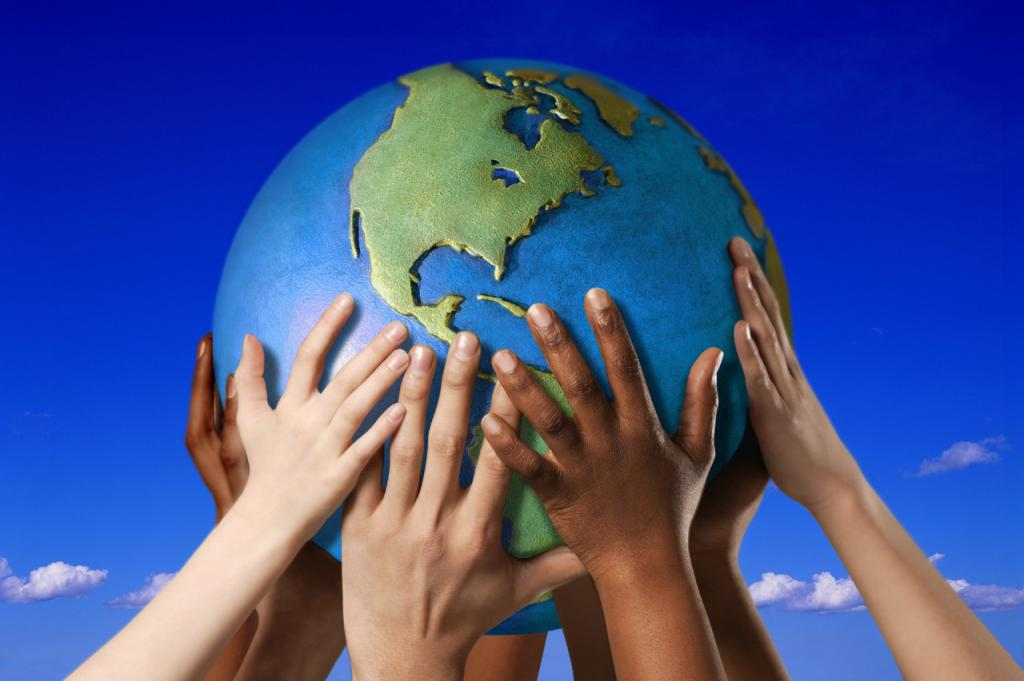
#> input picture earth.jpg, 1024 x 681 px
$ python -i skindetection.py   (imports and definitions only)
#> lines starting #> are read from the running program, lines starting #| are printed output that depends on the picture; after the words box and inside, x2 and y2 are one past the last pixel; in counts of white or black regions, pixels touching at a corner belong together
#> further down, picture is the input picture: shape (681, 1024, 3); mean B, G, R 145.4, 81.5, 66.2
# -*- coding:utf-8 -*-
import cv2
import numpy as np

# [16 lines left out: function ellipse_detect, not called in this run]

def cr_otsu(image):
    """YCrCb颜色空间的Cr分量+Otsu阈值分割"""
    ycrcb = cv2.cvtColor(image, cv2.COLOR_BGR2YCR_CB)
#> ycrcb: shape (681, 1024, 3); mean of channels 0, 1, 2 84.3, 115.1, 162.5
    (y, cr, cb) = cv2.split(ycrcb)
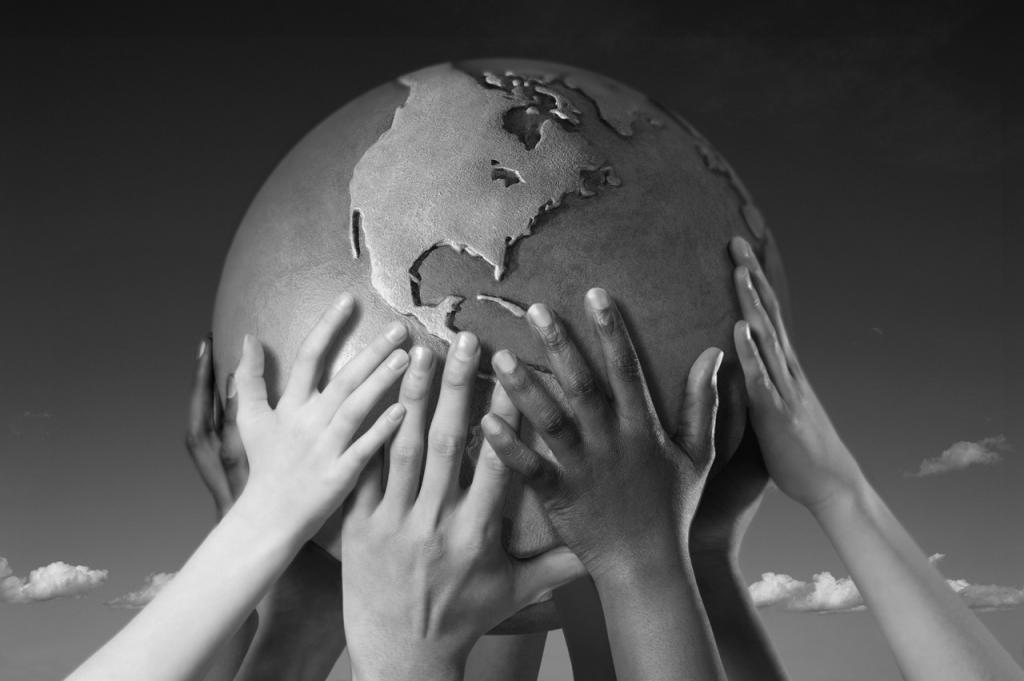
#> y: shape (681, 1024); min 1, max 252, mean 84.3
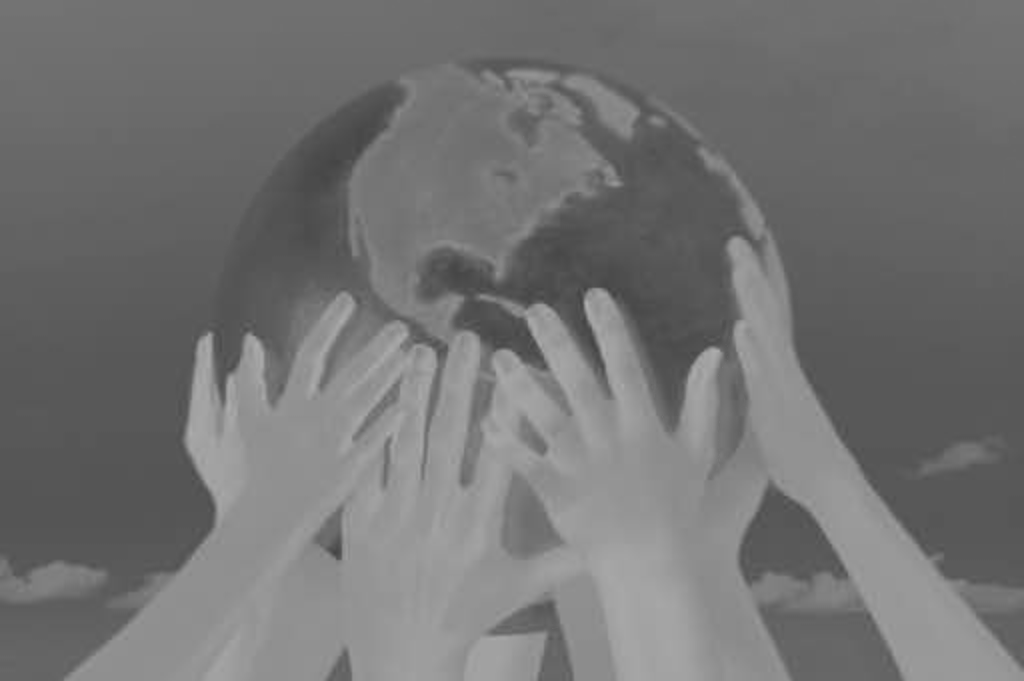
#> cr: shape (681, 1024); min 66, max 175, mean 115.1
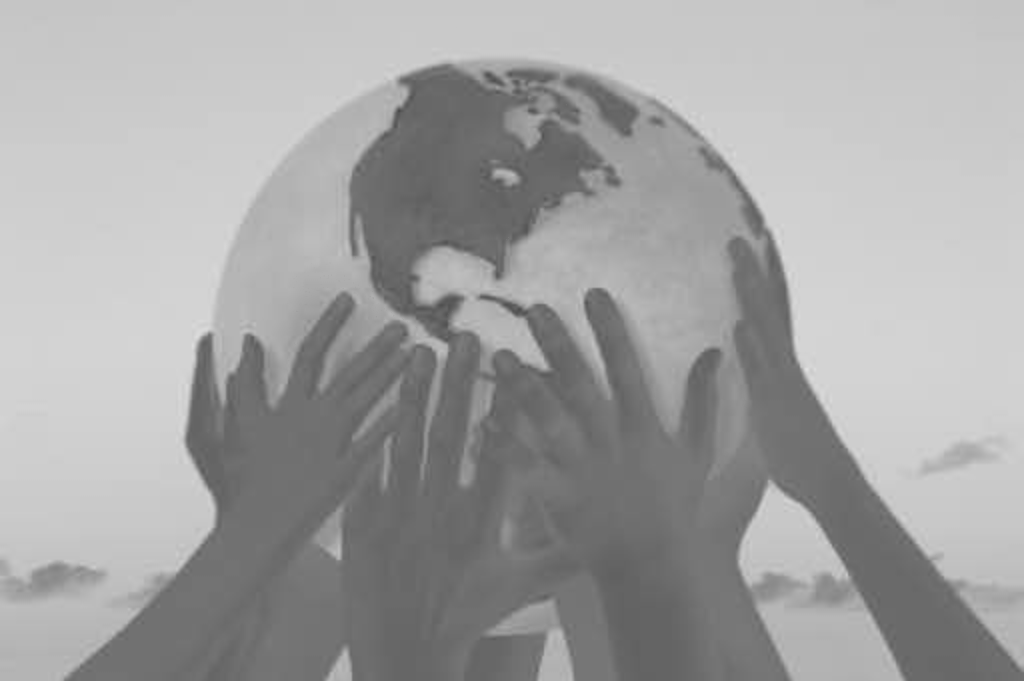
#> cb: shape (681, 1024); min 74, max 226, mean 162.5
    cr1 = cv2.GaussianBlur(cr, (5, 5), 0)
    _, mask = cv2.threshold(cr1, 0, 255, cv2.THRESH_BINARY + cv2.THRESH_OTSU)
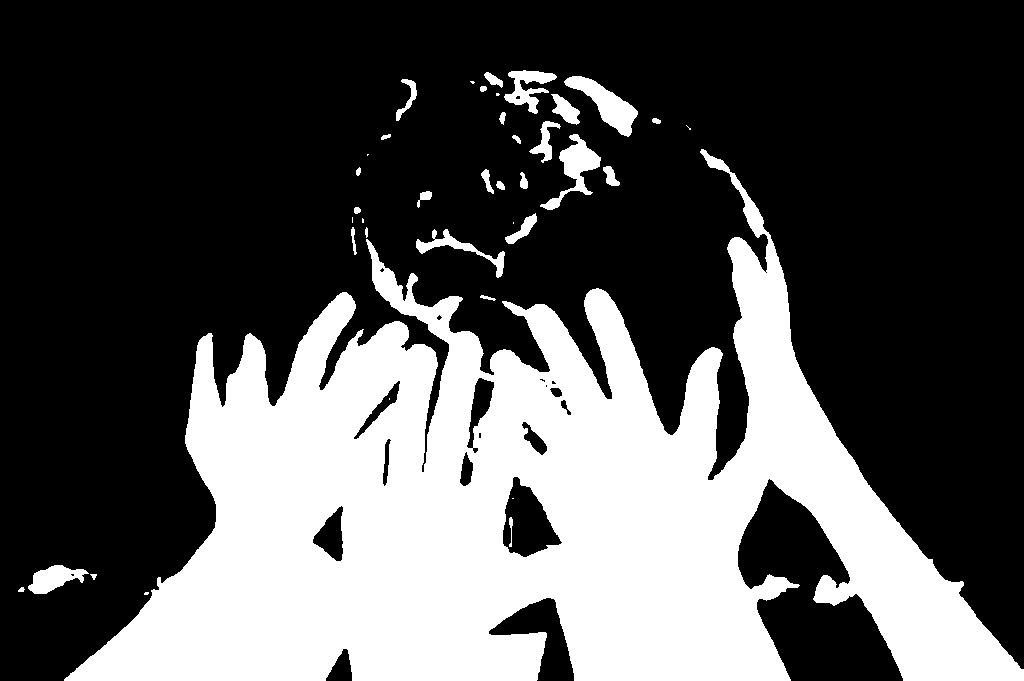
#> mask: shape (681, 1024); 32.9% white; 39 white regions (10 under 20 px), largest, box (x1, y1, x2, y2) and area: (64, 149, 1024, 681) 220787, (564, 76, 638, 137) 1684, (540, 134, 601, 210) 1446
    return mask

# [28 lines left out: functions crcb_range_sceening, hsv_detect, not called in this run]

>>> import cv2
>>> picture = cv2.imread('../earth.jpg')
>>> result = cr_otsu(picture)

$ run again, on hand.jpg
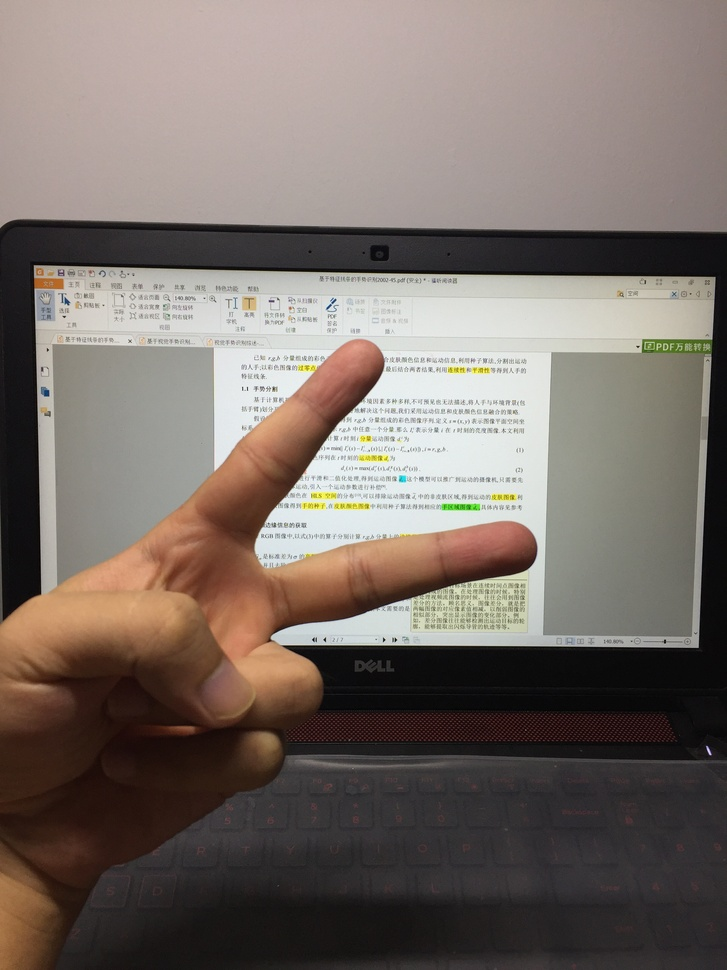
#> input picture hand.jpg, 727 x 970 px, shrunk from 2448 x 3264 before the run
#> picture is the input picture: shape (970, 727, 3); mean B, G, R 104.4, 110.8, 121.3
#> ycrcb: shape (970, 727, 3); mean of channels 0, 1, 2 113.3, 133.8, 123
#> in cr_otsu, `(y, cr, cb) = cv2.split(ycrcb)`:
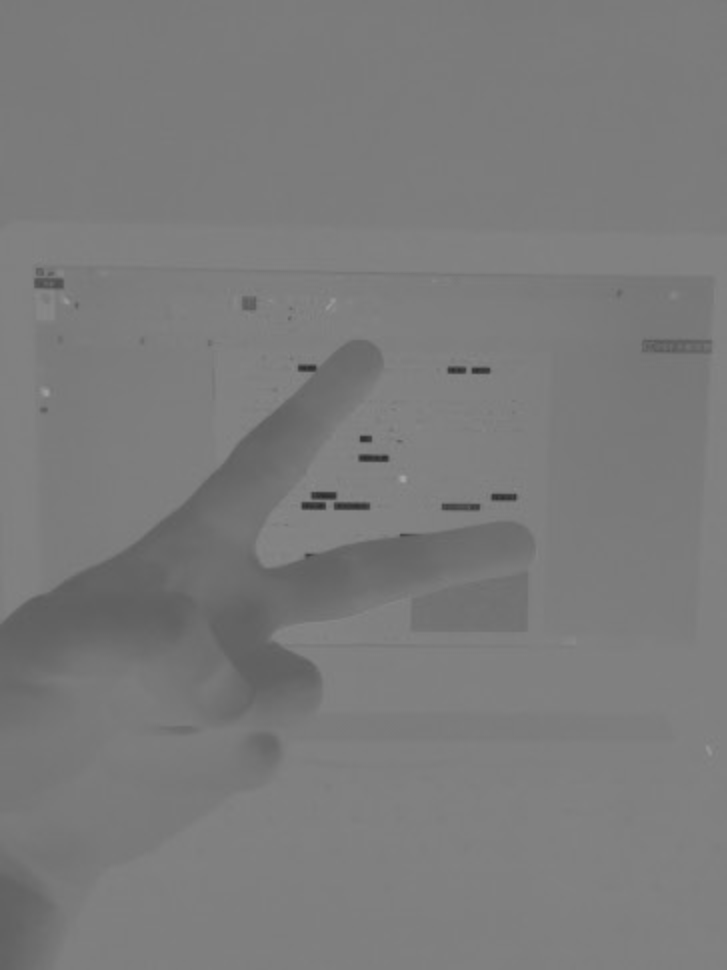
#> cb: shape (970, 727); min 43, max 165, mean 123
#> in cr_otsu, `_, mask = cv2.threshold(cr1, 0, 255, cv2.THRESH_BINARY + cv2.THRESH_OT..`:
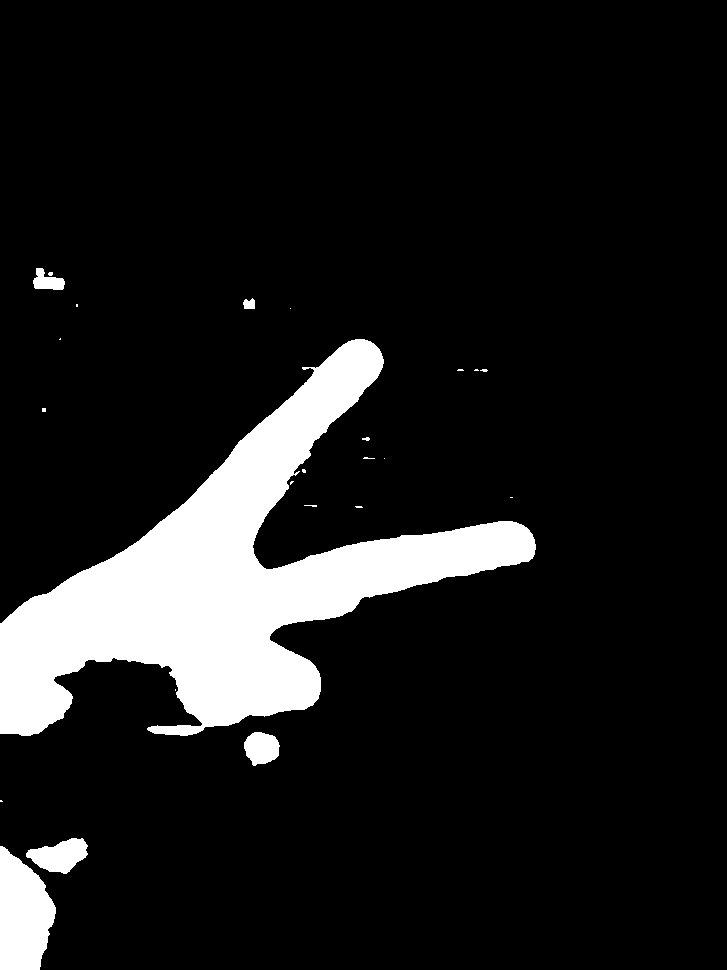
#> mask: shape (970, 727); 11.1% white; 24 white regions (17 under 20 px), largest, box (x1, y1, x2, y2) and area: (0, 339, 536, 736) 70121, (0, 846, 56, 970) 5128, (26, 838, 88, 874) 1382
